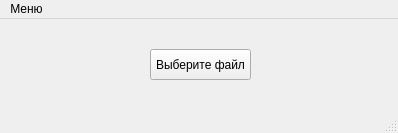
<?xml version="1.0" encoding="UTF-8"?>
<ui version="4.0">
 <class>MainWindow</class>
 <widget class="QMainWindow" name="MainWindow">
  <property name="geometry">
   <rect>
    <x>0</x>
    <y>0</y>
    <width>398</width>
    <height>133</height>
   </rect>
  </property>
  <property name="windowTitle">
   <string>MainWindow</string>
  </property>
  <widget class="QWidget" name="centralwidget">
   <widget class="QPushButton" name="chooseFileButton">
    <property name="geometry">
     <rect>
      <x>150</x>
      <y>30</y>
      <width>101</width>
      <height>31</height>
     </rect>
    </property>
    <property name="text">
     <string>Выберите файл</string>
    </property>
   </widget>
  </widget>
  <widget class="QStatusBar" name="statusbar"/>
  <widget class="QMenuBar" name="menubar">
   <property name="geometry">
    <rect>
     <x>0</x>
     <y>0</y>
     <width>398</width>
     <height>21</height>
    </rect>
   </property>
   <widget class="QMenu" name="paramsMenu">
    <property name="title">
     <string>Меню</string>
    </property>
    <addaction name="paramatersMenu"/>
   </widget>
   <addaction name="paramsMenu"/>
  </widget>
  <action name="paramatersMenu">
   <property name="text">
    <string>Параметры</string>
   </property>
  </action>
 </widget>
 <resources/>
 <connections/>
</ui>
